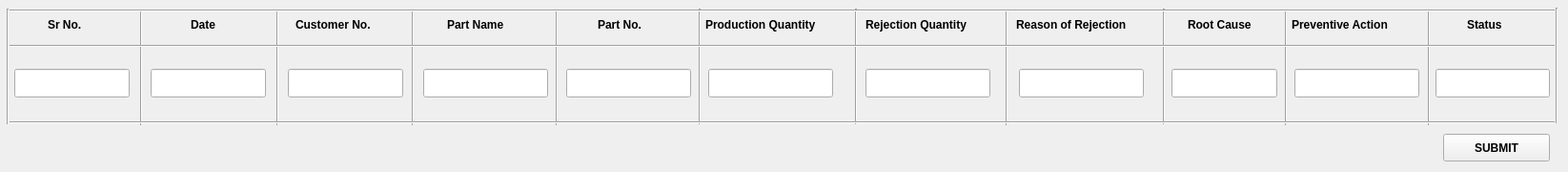
<?xml version="1.0" encoding="UTF-8"?>
<ui version="4.0">
 <class>InNonConf</class>
 <widget class="QMainWindow" name="InNonConf">
  <property name="geometry">
   <rect>
    <x>0</x>
    <y>0</y>
    <width>1645</width>
    <height>180</height>
   </rect>
  </property>
  <property name="minimumSize">
   <size>
    <width>1645</width>
    <height>180</height>
   </size>
  </property>
  <property name="maximumSize">
   <size>
    <width>1645</width>
    <height>180</height>
   </size>
  </property>
  <property name="windowTitle">
   <string>Customer Non-Conformance</string>
  </property>
  <widget class="QWidget" name="centralwidget">
   <widget class="Line" name="line_12">
    <property name="geometry">
     <rect>
      <x>576</x>
      <y>10</y>
      <width>16</width>
      <height>121</height>
     </rect>
    </property>
    <property name="orientation">
     <enum>Qt::Vertical</enum>
    </property>
   </widget>
   <widget class="Line" name="line_8">
    <property name="geometry">
     <rect>
      <x>141</x>
      <y>10</y>
      <width>14</width>
      <height>121</height>
     </rect>
    </property>
    <property name="orientation">
     <enum>Qt::Vertical</enum>
    </property>
   </widget>
   <widget class="Line" name="line_4">
    <property name="geometry">
     <rect>
      <x>1341</x>
      <y>10</y>
      <width>16</width>
      <height>121</height>
     </rect>
    </property>
    <property name="orientation">
     <enum>Qt::Vertical</enum>
    </property>
   </widget>
   <widget class="Line" name="line">
    <property name="geometry">
     <rect>
      <x>1048</x>
      <y>10</y>
      <width>16</width>
      <height>121</height>
     </rect>
    </property>
    <property name="orientation">
     <enum>Qt::Vertical</enum>
    </property>
   </widget>
   <widget class="Line" name="line_6">
    <property name="geometry">
     <rect>
      <x>425</x>
      <y>10</y>
      <width>16</width>
      <height>121</height>
     </rect>
    </property>
    <property name="orientation">
     <enum>Qt::Vertical</enum>
    </property>
   </widget>
   <widget class="Line" name="line_2">
    <property name="geometry">
     <rect>
      <x>1489</x>
      <y>10</y>
      <width>20</width>
      <height>121</height>
     </rect>
    </property>
    <property name="orientation">
     <enum>Qt::Vertical</enum>
    </property>
   </widget>
   <widget class="Line" name="line_7">
    <property name="geometry">
     <rect>
      <x>283</x>
      <y>10</y>
      <width>16</width>
      <height>121</height>
     </rect>
    </property>
    <property name="orientation">
     <enum>Qt::Vertical</enum>
    </property>
   </widget>
   <widget class="Line" name="line_11">
    <property name="geometry">
     <rect>
      <x>890</x>
      <y>9</y>
      <width>16</width>
      <height>121</height>
     </rect>
    </property>
    <property name="orientation">
     <enum>Qt::Vertical</enum>
    </property>
   </widget>
   <widget class="Line" name="line_9">
    <property name="geometry">
     <rect>
      <x>726</x>
      <y>9</y>
      <width>16</width>
      <height>121</height>
     </rect>
    </property>
    <property name="orientation">
     <enum>Qt::Vertical</enum>
    </property>
   </widget>
   <widget class="Line" name="line_13">
    <property name="geometry">
     <rect>
      <x>1211</x>
      <y>9</y>
      <width>20</width>
      <height>121</height>
     </rect>
    </property>
    <property name="orientation">
     <enum>Qt::Vertical</enum>
    </property>
   </widget>
   <widget class="Line" name="line_14">
    <property name="geometry">
     <rect>
      <x>0</x>
      <y>9</y>
      <width>16</width>
      <height>121</height>
     </rect>
    </property>
    <property name="orientation">
     <enum>Qt::Vertical</enum>
    </property>
   </widget>
   <widget class="Line" name="line_15">
    <property name="geometry">
     <rect>
      <x>10</x>
      <y>3</y>
      <width>1621</width>
      <height>16</height>
     </rect>
    </property>
    <property name="orientation">
     <enum>Qt::Horizontal</enum>
    </property>
   </widget>
   <widget class="Line" name="line_16">
    <property name="geometry">
     <rect>
      <x>10</x>
      <y>120</y>
      <width>1621</width>
      <height>16</height>
     </rect>
    </property>
    <property name="orientation">
     <enum>Qt::Horizontal</enum>
    </property>
   </widget>
   <widget class="QLabel" name="label">
    <property name="geometry">
     <rect>
      <x>50</x>
      <y>10</y>
      <width>61</width>
      <height>31</height>
     </rect>
    </property>
    <property name="font">
     <font>
      <pointsize>9</pointsize>
      <weight>75</weight>
      <bold>true</bold>
     </font>
    </property>
    <property name="text">
     <string>Sr No.</string>
    </property>
   </widget>
   <widget class="QLabel" name="label_2">
    <property name="geometry">
     <rect>
      <x>200</x>
      <y>10</y>
      <width>71</width>
      <height>31</height>
     </rect>
    </property>
    <property name="font">
     <font>
      <pointsize>9</pointsize>
      <weight>75</weight>
      <bold>true</bold>
     </font>
    </property>
    <property name="text">
     <string>Date</string>
    </property>
   </widget>
   <widget class="QLabel" name="label_3">
    <property name="geometry">
     <rect>
      <x>310</x>
      <y>10</y>
      <width>101</width>
      <height>31</height>
     </rect>
    </property>
    <property name="font">
     <font>
      <pointsize>9</pointsize>
      <weight>75</weight>
      <bold>true</bold>
     </font>
    </property>
    <property name="text">
     <string>Customer No.</string>
    </property>
   </widget>
   <widget class="QLabel" name="label_4">
    <property name="geometry">
     <rect>
      <x>469</x>
      <y>10</y>
      <width>91</width>
      <height>31</height>
     </rect>
    </property>
    <property name="font">
     <font>
      <pointsize>9</pointsize>
      <weight>75</weight>
      <bold>true</bold>
     </font>
    </property>
    <property name="text">
     <string>Part Name</string>
    </property>
   </widget>
   <widget class="QLabel" name="label_5">
    <property name="geometry">
     <rect>
      <x>627</x>
      <y>10</y>
      <width>71</width>
      <height>31</height>
     </rect>
    </property>
    <property name="font">
     <font>
      <pointsize>9</pointsize>
      <weight>75</weight>
      <bold>true</bold>
     </font>
    </property>
    <property name="text">
     <string>Part No.</string>
    </property>
   </widget>
   <widget class="QLabel" name="label_6">
    <property name="geometry">
     <rect>
      <x>740</x>
      <y>10</y>
      <width>151</width>
      <height>31</height>
     </rect>
    </property>
    <property name="font">
     <font>
      <pointsize>9</pointsize>
      <weight>75</weight>
      <bold>true</bold>
     </font>
    </property>
    <property name="text">
     <string>Production Quantity</string>
    </property>
   </widget>
   <widget class="QLabel" name="label_7">
    <property name="geometry">
     <rect>
      <x>908</x>
      <y>10</y>
      <width>141</width>
      <height>31</height>
     </rect>
    </property>
    <property name="font">
     <font>
      <pointsize>9</pointsize>
      <weight>75</weight>
      <bold>true</bold>
     </font>
    </property>
    <property name="text">
     <string>Rejection Quantity</string>
    </property>
   </widget>
   <widget class="QLabel" name="label_8">
    <property name="geometry">
     <rect>
      <x>1066</x>
      <y>10</y>
      <width>161</width>
      <height>31</height>
     </rect>
    </property>
    <property name="font">
     <font>
      <pointsize>9</pointsize>
      <weight>75</weight>
      <bold>true</bold>
     </font>
    </property>
    <property name="text">
     <string>Reason of Rejection</string>
    </property>
   </widget>
   <widget class="QLabel" name="label_10">
    <property name="geometry">
     <rect>
      <x>1246</x>
      <y>10</y>
      <width>91</width>
      <height>31</height>
     </rect>
    </property>
    <property name="font">
     <font>
      <pointsize>9</pointsize>
      <weight>75</weight>
      <bold>true</bold>
     </font>
    </property>
    <property name="text">
     <string>Root Cause</string>
    </property>
   </widget>
   <widget class="QLabel" name="label_11">
    <property name="geometry">
     <rect>
      <x>1355</x>
      <y>10</y>
      <width>141</width>
      <height>31</height>
     </rect>
    </property>
    <property name="font">
     <font>
      <pointsize>9</pointsize>
      <weight>75</weight>
      <bold>true</bold>
     </font>
    </property>
    <property name="text">
     <string>Preventive Action</string>
    </property>
   </widget>
   <widget class="QLabel" name="label_12">
    <property name="geometry">
     <rect>
      <x>1539</x>
      <y>10</y>
      <width>51</width>
      <height>31</height>
     </rect>
    </property>
    <property name="font">
     <font>
      <pointsize>9</pointsize>
      <weight>75</weight>
      <bold>true</bold>
     </font>
    </property>
    <property name="text">
     <string>Status</string>
    </property>
   </widget>
   <widget class="Line" name="line_17">
    <property name="geometry">
     <rect>
      <x>10</x>
      <y>40</y>
      <width>1621</width>
      <height>16</height>
     </rect>
    </property>
    <property name="orientation">
     <enum>Qt::Horizontal</enum>
    </property>
   </widget>
   <widget class="Line" name="line_18">
    <property name="geometry">
     <rect>
      <x>1623</x>
      <y>8</y>
      <width>20</width>
      <height>121</height>
     </rect>
    </property>
    <property name="orientation">
     <enum>Qt::Vertical</enum>
    </property>
   </widget>
   <widget class="QPushButton" name="pushButton">
    <property name="geometry">
     <rect>
      <x>1514</x>
      <y>140</y>
      <width>112</width>
      <height>29</height>
     </rect>
    </property>
    <property name="font">
     <font>
      <family>MS Sans Serif</family>
      <weight>75</weight>
      <bold>true</bold>
     </font>
    </property>
    <property name="text">
     <string>SUBMIT</string>
    </property>
   </widget>
   <widget class="QLineEdit" name="lineEdit">
    <property name="geometry">
     <rect>
      <x>15</x>
      <y>72</y>
      <width>121</width>
      <height>30</height>
     </rect>
    </property>
   </widget>
   <widget class="QLineEdit" name="lineEdit_2">
    <property name="geometry">
     <rect>
      <x>158</x>
      <y>72</y>
      <width>121</width>
      <height>30</height>
     </rect>
    </property>
   </widget>
   <widget class="QLineEdit" name="lineEdit_3">
    <property name="geometry">
     <rect>
      <x>302</x>
      <y>72</y>
      <width>121</width>
      <height>30</height>
     </rect>
    </property>
   </widget>
   <widget class="QLineEdit" name="lineEdit_4">
    <property name="geometry">
     <rect>
      <x>444</x>
      <y>72</y>
      <width>131</width>
      <height>30</height>
     </rect>
    </property>
   </widget>
   <widget class="QLineEdit" name="lineEdit_5">
    <property name="geometry">
     <rect>
      <x>594</x>
      <y>72</y>
      <width>131</width>
      <height>30</height>
     </rect>
    </property>
   </widget>
   <widget class="QLineEdit" name="lineEdit_6">
    <property name="geometry">
     <rect>
      <x>743</x>
      <y>72</y>
      <width>131</width>
      <height>30</height>
     </rect>
    </property>
   </widget>
   <widget class="QLineEdit" name="lineEdit_7">
    <property name="geometry">
     <rect>
      <x>908</x>
      <y>72</y>
      <width>131</width>
      <height>30</height>
     </rect>
    </property>
   </widget>
   <widget class="QLineEdit" name="lineEdit_8">
    <property name="geometry">
     <rect>
      <x>1069</x>
      <y>72</y>
      <width>131</width>
      <height>30</height>
     </rect>
    </property>
   </widget>
   <widget class="QLineEdit" name="lineEdit_10">
    <property name="geometry">
     <rect>
      <x>1229</x>
      <y>72</y>
      <width>111</width>
      <height>30</height>
     </rect>
    </property>
   </widget>
   <widget class="QLineEdit" name="lineEdit_11">
    <property name="geometry">
     <rect>
      <x>1358</x>
      <y>72</y>
      <width>131</width>
      <height>30</height>
     </rect>
    </property>
   </widget>
   <widget class="QLineEdit" name="lineEdit_12">
    <property name="geometry">
     <rect>
      <x>1506</x>
      <y>72</y>
      <width>120</width>
      <height>30</height>
     </rect>
    </property>
   </widget>
  </widget>
 </widget>
 <resources/>
 <connections/>
</ui>
